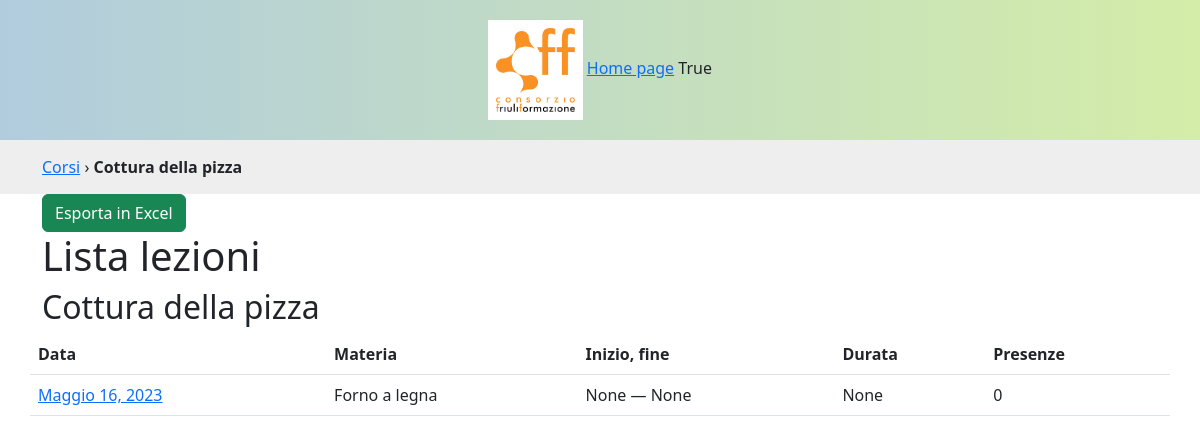
Page /corsi/2/lezioni/ (signed in) on the committed database.
### lezioni/models.py (models this page shows, shortened)
class Corso(models.Model):
    titolo = models.CharField(max_length=400)
    codice = models.CharField(max_length=20)
    data_inizio = models.DateField()
    data_fine = models.DateField()
    def __str__(self):
        return self.titolo
    class Meta:
        verbose_name_plural = 'Corsi'
        ordering = ['-data_inizio']

class Lezione(models.Model):
    TIPI_LEZIONE = (
        (None, 'Seleziona...'),
        ('T', 'Teoria'),
        ('P', 'Pratica'),
    )
    materia = models.ForeignKey(Materia, on_delete=models.PROTECT, related_name="lezioni")
    argomento = models.TextField(verbose_name="Di cosa avete parlato?", null=True, blank=True, help_text="Scrivi almeno 3 parole")
    data = models.DateField()
    online = models.BooleanField(default=False)
    tipologia = models.CharField(max_length=1, choices=TIPI_LEZIONE, null=True)
    ora_inizio = models.TimeField(null=True, blank=True)
    ora_fine = models.TimeField(null=True, blank=True)
    def durata(self):
        from datetime import datetime, date
        if self.ora_inizio and self.ora_fine:
            return datetime.combine(date.today(), self.ora_fine) - datetime.combine(date.today(), self.ora_inizio)
    class Meta:
        verbose_name_plural = 'Lezioni'
        ordering = ['-data']

class Materia(models.Model):
    nome = models.CharField(max_length=100)
    modulo = models.ForeignKey(Modulo, on_delete=models.PROTECT, related_name="materie")
    docente = models.ForeignKey(Persona, on_delete=models.PROTECT, null=True, blank=True, related_name='materie')
    def __str__(self):
        return self.nome
    class Meta:
        verbose_name_plural = 'Materie'

### lezioni/views.py (the view, shortened to what this page needs)
# urls.py: path('corsi/<int:id>/lezioni/', views.lezioni, name='lezioni'),
def lezioni(request, id):
    import openpyxl
    corso = Corso.objects.get(id=id)
    lezioni = Lezione.objects.filter(materia__modulo__corso=corso).order_by('data')
    context = {
        'corso': corso,
        'lezioni': lezioni
    }
    return render(request, 'lezioni.html', context)

### lezioni/templates/lezioni.html
{% extends 'base.html' %}
{% block breadcrumbs %}
<div id="breadcrumbs">
    <div class="container">
        <a href="{% url 'corsi' %}">Corsi</a> › <strong>{{corso}}</strong>
    </div>
</div>
{% endblock %}
{% block content %}
<a href="?excel" class="btn btn-success">Esporta in Excel</a>
<div class="row">
    <h1>Lista lezioni</h1>
        <h2>{{corso}}</h2>
    <table class="table">
        <tr>
            <th>Data</th>
            <th>Materia</th>
            <th>Inizio, fine</th>
            <th>Durata</th>
            <th>Presenze</th>
        </tr>
    {% for lezione in lezioni %}
        <tr>
            <td><a href="{% url 'dettaglio_lezione' lezione.pk %}">{{lezione.data}}</a></td>
            <td>{{lezione.materia}}</td>
            <td>{{lezione.ora_inizio}} — {{lezione.ora_fine}}</td>
            <td>{{lezione.durata}}</td>
            <td>{{lezione.presenze.count}}</td>
        </tr>
    {% endfor %}
    </table>
</div>
{% endblock content %}

### lezioni/templates/header.html
{% load static %}
<header>
    <div class="container">
        <div class="row">
            <div class="col-12 text-center">
                <img src="{% static 'lezioni/images/cff.png' %}" alt="Friuli Formazione">
                <a href="{% url 'corsi' %}">Home page</a>
                {{request.user.is_authenticated}}
            </div>
        </div>
    </div>
</header>

### lezioni/static/lezioni/css/style.css (style rules this page uses)
header { padding: 20px 0; background: rgb(177,204,221); background: linear-gradient(90deg, rgba(177,204,221,1) 0%, rgba(212,237,168,1) 100%); }
header img { height: 100px; padding: 8px; background: #fff; }
#breadcrumbs { background-color: #eee; padding: 15px 0; }

### rows in the picture
Corso: titolo "Cottura della pizza"
Lezione: data "Maggio 16, 2023", materia "Forno a legna", ora_inizio "None", ora_fine "None", durata "None", presenze.count "0"

### other values in the picture
{{ request.user.is_authenticated }} "True"
